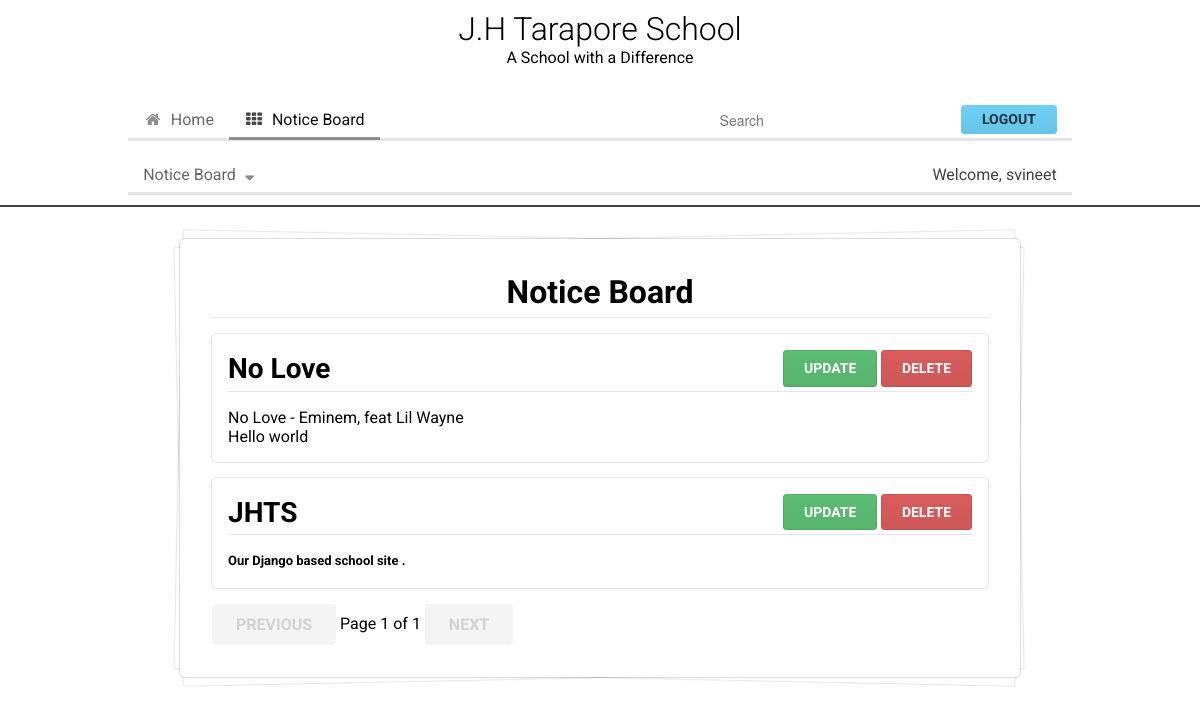
Page /blog/ (signed in) on the committed database.
### blog/models.py (models this page shows, shortened)
class Blog(models.Model):
    title = models.CharField(max_length=50)
    pub_date = models.DateTimeField(auto_now_add=True)
    content = RichTextField()

### blog/views.py (the view)
def index(request):
    post_list = Blog.objects.all().order_by('-pub_date')
    paginator = Paginator(post_list, POSTS_PER_PAGE)
    page = request.GET.get('page')
    try:
        posts = paginator.page(page)
    except PageNotAnInteger:
        posts = paginator.page(1)
    except EmptyPage:
        posts = paginator.page(1)
    return render(request, 'main/index.html', {'posts': posts})

### templates/main/index.html (shortened to what this page needs)
{% extends "base.html" %}
{% block notice_board_active %}active{% endblock %}
{% block content %}
    <h1 class="ui center aligned dividing header">Notice Board</h1>
    {% if posts %}
        {% for post in posts %}
            <div class="ui segment">
                <h2 class="ui dividing header">
                    <a href="{% url 'detail' post.id %}" class="normal-link">
                        {{ post.title }}
                    </a>
                    {% if user.is_authenticated %}
                        <a href="{% url 'delete' post.id %}" class="ui small red button right floated">Delete</a>
                        <a href="{% url 'update' post.id %}" class="ui small green button right floated">Update</a>
                    {% endif %}
                </h2>
                <p>
                    {{ post.content | truncatewords:33 | safe }}
                </p>
            </div>
        {% endfor %}
        <div class="pagination">
            <span class="step-links">
                {% if posts.has_previous %}
                    <a href="?page={{ posts.previous_page_number }}" class="ui blue button">Previous</a>
                {% else %}
                    <a href="#" class="ui blue disabled button">Previous</a>
                {% endif %}
                <span class="current">
                    Page {{ posts.number }} of {{ posts.paginator.num_pages }}
                </span>
                {% if posts.has_next %}
                    <a href="?page={{ posts.next_page_number }}" class="ui blue button">Next</a>
                {% else %}
                    <a href="#" class="ui blue disabled button">Next</a>
                {% endif %}
            </span>
        </div>
    {% else %}
        <p>No posts yet.</p>
    {% endif %}
{% endblock %}

### templates/base.html (shortened to what this page needs)
<html>
<head>
    {% load staticfiles %}
    <link rel="stylesheet" href="{% static 'blog/semantic.min.css' %}">
    <link rel="stylesheet" href="{% static 'blog/style.css' %}">
</head>
<body>
    <div class="header-area">
        <div class="centered-wrapper" style="text-align: center;">
            <a href="{% url 'index' %}" class="normal-link">
                <h1> J.H Tarapore School </h1>
            </a>
            <br>
            A School with a Difference
        </div>
        <br>
        <div class="main-menu">
            <div class="ui secondary pointing menu">
                <a class="{% block home_active %}active{% endblock %} item" href="{% url 'index' %}">
                    <i class="home icon"></i> Home
                </a>
                <a class="{% block notice_board_active %}{% endblock %} item" href="{% url 'blog.views.index' %}">
                    <i class="grid layout icon"></i> Notice Board
                </a>
                <div class="right menu">
                    <div class="item">
                        <div class="ui icon input">
                            <input placeholder="Search" type="text">
                            <a href="/" class="search link icon"></a>
                        </div>
                    </div>
                    <div class="ui item">
                        {% if user.is_authenticated %}
                            <a href="{% url 'django.contrib.auth.views.logout' %}" class="ui inverted blue button">
                                Logout
                            </a>
                        {% else %}
                            <a href="{% url 'django.contrib.auth.views.login' %}" class="ui blue button">
                                Login
                            </a>
                        {% endif %}
                    </div>
                </div>
            </div>
            {% if user.is_authenticated %}
                <div class="ui secondary pointing menu">
                    <div class="ui dropdown link item">
                        Notice Board
                        <i class="icon sort descending"></i>
                    </div>
                    <div class="right item">
                        <span href="{% url 'index' %}">
                            Welcome, {{ user.username }}
                        </span>
                    </div>
                </div>
            {% endif %}
        </div>
    </div>
    {% block body %}
        <div class="ui piled segment content">
            {% block content %}{% endblock %}
        </div>
    {% endblock %}
</body>
</html>

### blog/static/blog/style.css (style rules this page uses)
* { font-family: "Roboto", sans serif; padding: 0; margin: 0; box-sizing: border-box; }
.header-area { width: 100%; min-height: 15%; padding: 10px; margin: 0 0 2em 0 ; border-style: solid; border-width: 0 0 2px 0; border-color: #444; }
.header-area h1 { display:inline-block; font-weight: 300; }
.main-menu { width: 80%; margin: 0 auto; }
.content { width:70%; margin: 0 auto !important; padding: 2em !important; }
.normal-link { color: black; text-decoration: none; }
.centered-wrapper { margin-bottom: 1em; }

### rows in the picture
Blog: title "No Love", content "No Love - Eminem, feat Lil Wayne Hello world"
Blog: title "JHTS", content "Our Django based school site ."

### other values in the picture
{{ user.username }} "svineet"
{{ posts.number }} "1"
{{ posts.paginator.num_pages }} "1"
